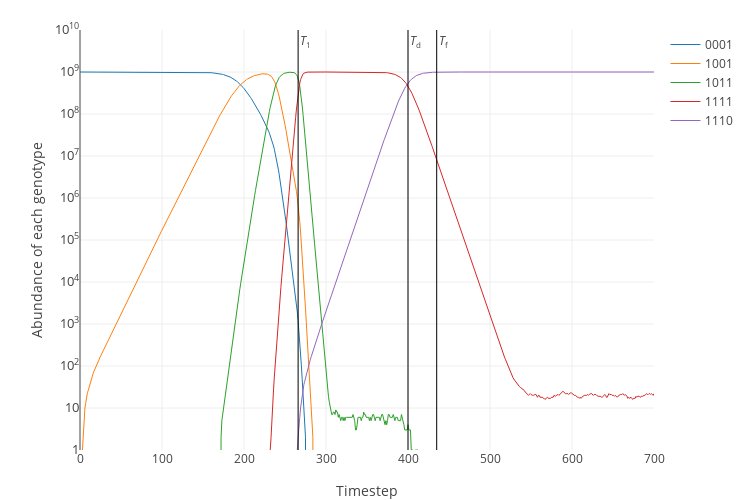

The cell this chart's notebook holds for it:
### Code cell
results = simulate(landscape, timesteps=700, seed='0001')
plot_simulation(results)

### Figure 1 — Plotly figure (JSON) as saved in the notebook; plotly's stock layout.template omitted (floating-point values rounded to 4 significant figures; data arrays with more than 128 entries replaced by an {"elided": "..."} marker saying what was removed)
{"data": [{"line": {"width": 1}, "name": "0001", "type": "scatter", "uid": "c741d462-c69d-11e8-8743-001ec21b2620", "x": {"elided": "701 int values"}, "y": {"elided": "701 int values"}}, {"line": {"width": 1}, "name": "1001", "type": "scatter", "uid": "c741da14-c69d-11e8-af9e-001ec21b2620", "x": {"elided": "701 int values"}, "y": {"elided": "701 int values"}}, {"line": {"width": 1}, "name": "1011", "type": "scatter", "uid": "c741ddde-c69d-11e8-97d0-001ec21b2620", "x": {"elided": "701 int values"}, "y": {"elided": "701 int values"}}, {"line": {"width": 1}, "name": "1111", "type": "scatter", "uid": "c741e20c-c69d-11e8-b011-001ec21b2620", "x": {"elided": "701 int values"}, "y": {"elided": "701 int values"}}, {"line": {"width": 1}, "name": "1110", "type": "scatter", "uid": "c741e59a-c69d-11e8-a48d-001ec21b2620", "x": {"elided": "701 int values"}, "y": {"elided": "701 int values"}}, {"line": {"color": "black", "width": 1}, "mode": "lines", "name": "T_1", "showlegend": false, "type": "scatter", "uid": "c741e8c6-c69d-11e8-acb4-001ec21b2620", "x": [266, 266], "y": [0, 10000000000]}, {"line": {"color": "black", "width": 1}, "mode": "lines", "name": "T_d", "showlegend": false, "type": "scatter", "uid": "c741ebd0-c69d-11e8-ac00-001ec21b2620", "x": [400, 400], "y": [0, 10000000000]}, {"line": {"color": "black", "width": 1}, "mode": "lines", "name": "T_f", "showlegend": false, "type": "scatter", "uid": "c741eed2-c69d-11e8-9924-001ec21b2620", "x": [435, 435], "y": [0, 10000000000]}], "layout": {"annotations": [{"showarrow": false, "text": "<i>T</i><sub>1</sub>", "x": 266, "xanchor": "left", "xref": "x", "y": 9.75, "yref": "y"}, {"showarrow": false, "text": "<i>T</i><sub>d</sub>", "x": 400, "xanchor": "left", "xref": "x", "y": 9.75, "yref": "y"}, {"showarrow": false, "text": "<i>T</i><sub>f</sub>", "x": 435, "xanchor": "left", "xref": "x", "y": 9.75, "yref": "y"}], "height": 500, "margin": {"b": 50, "t": 30}, "width": 750, "xaxis": {"title": "Timestep"}, "yaxis": {"exponentformat": "power", "range": [0, 10], "tickfont": {"size": 10}, "title": "Abundance of each genotype", "type": "log"}}}
